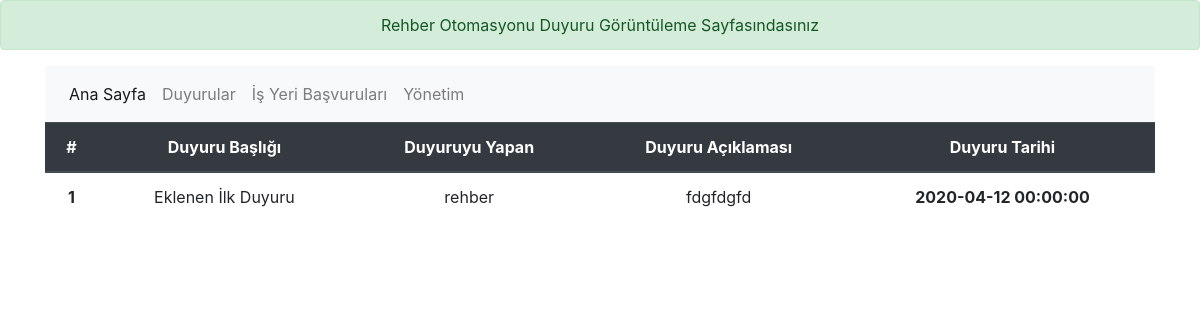
The app's page /duyuru_goruntuleme/1 with its own data.
### orm_db.py (models this page shows)
class Duyuru(db.Model):
    duyuru_id = db.Column(db.Integer, unique=True, primary_key=True, autoincrement=True)
    duyuru_yonetici_id = db.Column(db.Integer, db.ForeignKey('yonetici.yonetici_id'), nullable=False)
    duyuru_yonetici = db.relationship('Yonetici', backref=db.backref('duyuru_yonetici', lazy=True),
                                    foreign_keys=[duyuru_yonetici_id])
    duyuru_basligi = db.Column(db.String(500), nullable=False)
    duyuru_tarihi = db.Column(db.DateTime, nullable=False, default=datetime.utcnow)
    duyuru_aciklama = db.Column(db.String(500), nullable=False)

class Yonetici(db.Model):
    yonetici_id = db.Column(db.Integer, unique=True, primary_key=True, autoincrement=True)
    yonetici_adi_soyadi = db.Column(db.String(50), nullable=False)
    yonetici_tc = db.Column(db.String(11), unique=True, nullable=False)
    yonetici_sifre = db.Column(db.String(10), nullable=False)
    yonetici_email = db.Column(db.String(50))
    yonetici_tel = db.Column(db.String(12))
    yonetici_durum = db.Column(db.Integer, nullable=False)

### app.py (the view)
@app.route('/duyuru_goruntuleme/<int:id>')
@app.route('/duyuru_goruntuleme', methods=['GET', 'POST'])
def duyuru_goruntuleme(id=0):
    if id != 0:
        duyurular = Duyuru.query.filter_by(duyuru_id=id).first()
        return render_template("duyuru_goruntuleme.html", duyuru=duyurular)
    else:
        return redirect(url_for('duyurular'))

### templates/duyuru_goruntuleme.html (shortened to what this page needs)
{% extends "index.html" %}
{% block icerik_baslik %}
 Rehber Otomasyonu Duyuru Görüntüleme Sayfasındasınız<br>
{% endblock %}
{% block icerik %}
        <table class="table">
  <thead class="thead-dark">
    <tr>
      <th scope="col">#</th>
      <th scope="col">Duyuru Başlığı</th>
      <th scope="col">Duyuruyu Yapan</th>
      <th scope="col">Duyuru Açıklaması</th>
        <th scope="col">Duyuru Tarihi</th>
    </tr>
  </thead>
  <tbody>
    <tr>
      <th scope="row">{{ duyuru.duyuru_id}}</th>
      <td>{{ duyuru.duyuru_basligi }}</td>
              <td>{{ duyuru.duyuru_yonetici.yonetici_adi_soyadi}}</td>
        <td>{{ duyuru.duyuru_aciklama }}</td>
      <th>{{ duyuru.duyuru_tarihi}}</th>
    </tr>
    </table>
{% endblock %}

### records on screen
Duyuru: duyuru_id "1", duyuru_basligi "Eklenen İlk Duyuru", duyuru_aciklama "fdgfdgfd", duyuru_tarihi "2020-04-12 00:00:00"
Yonetici: duyuru_yonetici.yonetici_adi_soyadi "rehber"
